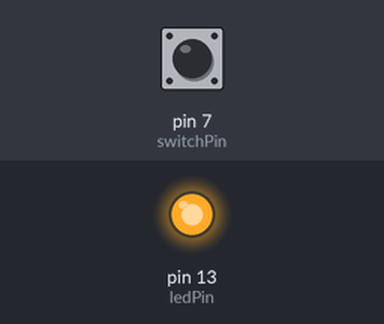
The sketch below on a simulated Arduino Uno, built with avr-gcc and run on an emulated ATmega328P. Shown: output pins drawn as LEDs (lit = HIGH). The inputs (shaded band) are chosen by the test bench; at power-on: pin 7 (switchPin) LOW.

Above: at 1.2 s.
1.3 s: pin 7 (switchPin) pulled HIGH for 0.15 s
At 1.37 s:
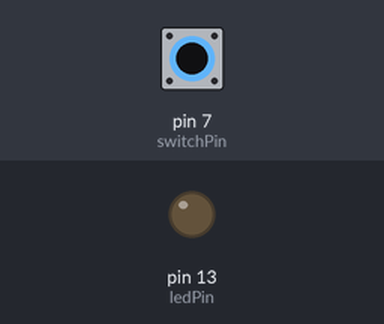
2.9 s: pin 7 (switchPin) pulled HIGH for 3.2 s
At 6.9 s:
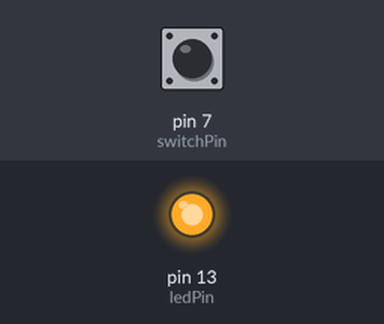
Timing chart, 0 to 8.4 s (numbered marks = the images above; inputs shaded):
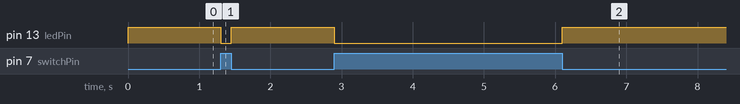

The sketch:

SwitchLed.ino
```cpp
#define ledPin 13 // choose the pin for the LED
#define switchPin 7 // choose the input pin (for a pushbutton)

int val = 0; // variable for reading the pin status
void setup()
{
  pinMode(ledPin, OUTPUT); // declare LED as output
  pinMode(switchPin, INPUT); // declare pushbutton as input
}
void loop()
{
  val = digitalRead(switchPin); // read input value
  if (val == HIGH)
  { // check if the input is HIGH (button released)
    digitalWrite(ledPin, LOW); // turn LED OFF
  } else {
    digitalWrite(ledPin, HIGH); // turn LED ON } }
  }
}
```

Measured:
- after the input at 1.3 s, pin 13 (ledPin): HIGH → LOW at once, → HIGH 0.15 s later
- after the input at 2.9 s, pin 13 (ledPin): HIGH → LOW at once, → HIGH 3.2 s later
